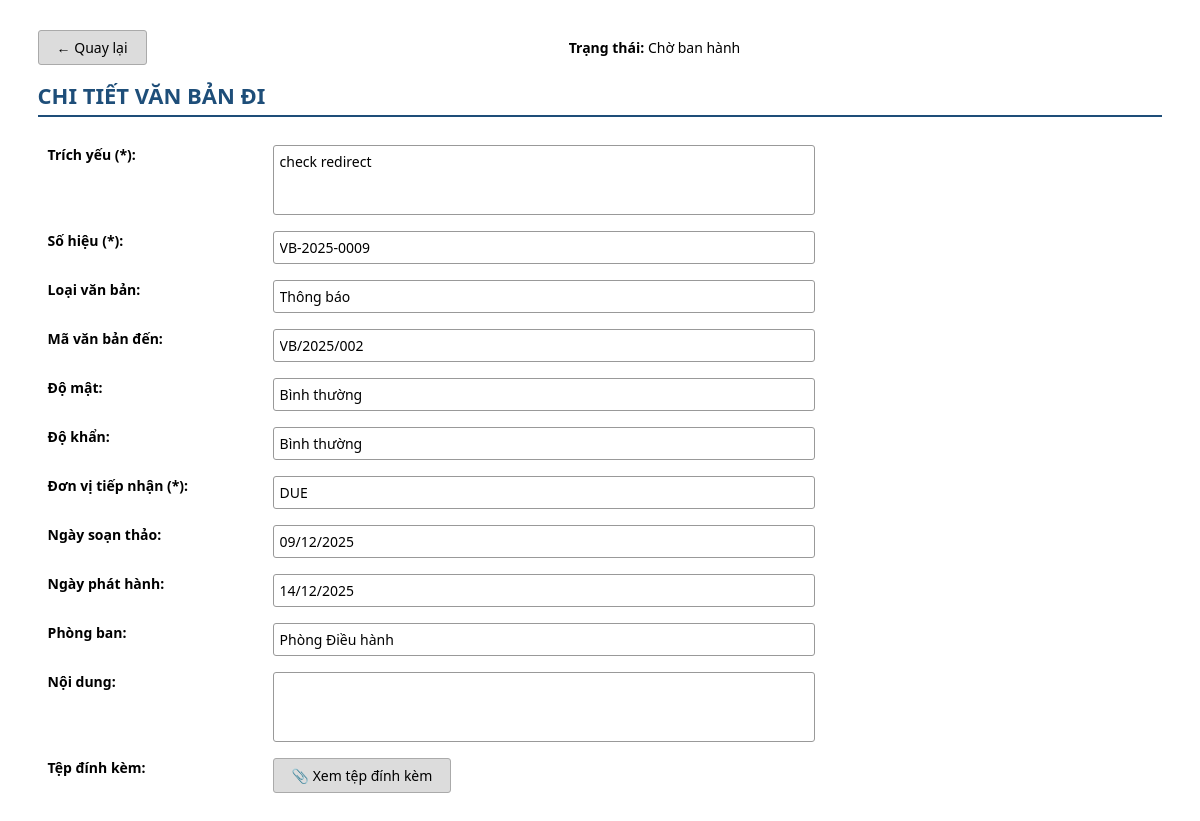
The app's page /vanbandi/9/ (signed in), older data.
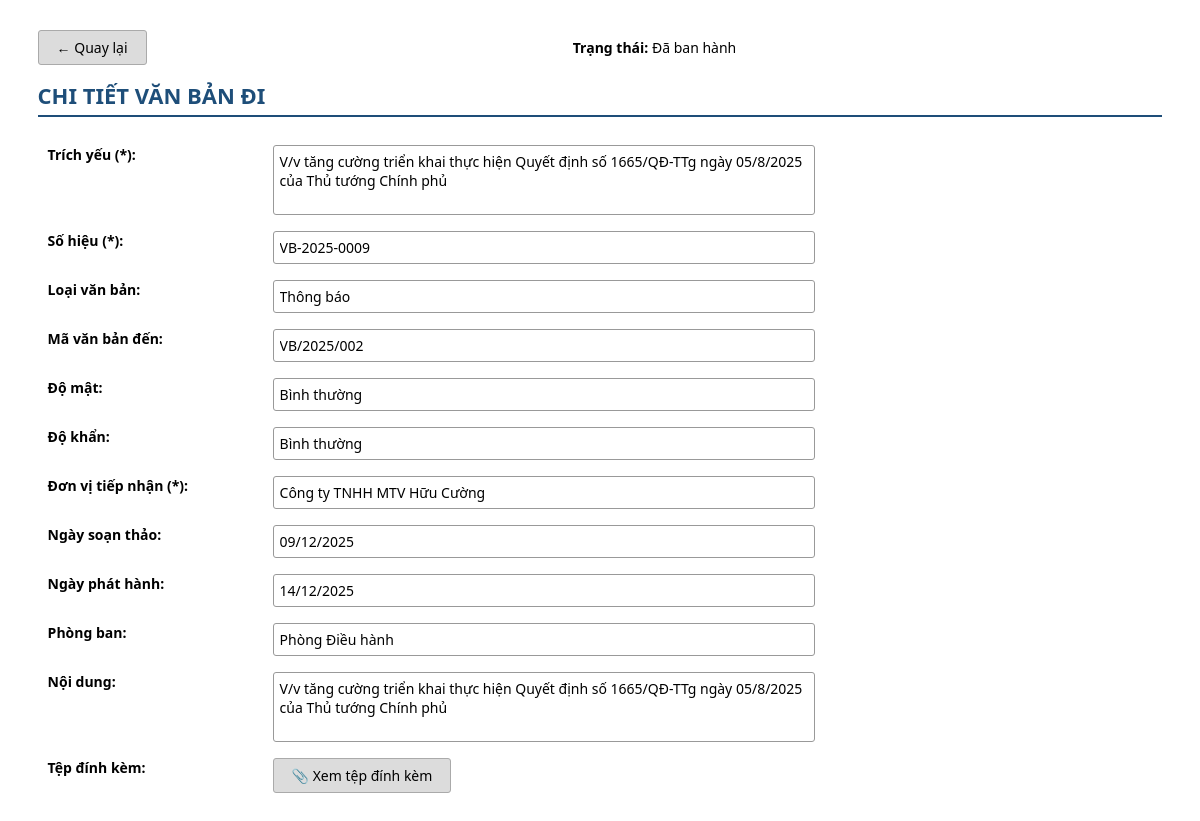
The same page, newer data.
### QLVB/models.py (models this page shows, shortened)
class VanBanDi(models.Model):
    SoHieu = models.CharField("Số hiệu", max_length=50, unique=True)
    NgayBanHanh = models.DateField("Ngày ban hành", null=True, blank=True)
    TrichYeu = models.CharField("Trích yếu", max_length=500)
    NoiDung = models.TextField("Nội dung")
    LoaiVbDi = models.CharField("Loại văn bản đi", max_length=255)
    DonViNhan = models.CharField("Đơn vị nhận", max_length=255, null=True, blank=True)
    Email = models.EmailField("Email nhận")
    FileDinhKem = models.FileField(upload_to='vanbandi/', blank=True, null=True)
    DoMat = models.CharField(max_length=20, choices=DO_MAT_VBDI_CHOICES, default='BINH THUONG', null=True, blank=True)
    DoKhan = models.CharField(max_length=20, choices=DO_KHAN_VBDI_CHOICES, default='BINH THUONG', null=True, blank=True)
    TrangThai = models.CharField("Trạng thái", max_length=50, null=True, blank=True)
    NgayTao = models.DateTimeField("Ngày tạo", auto_now_add=True)
    MaNhanVien = models.ForeignKey(settings.AUTH_USER_MODEL, on_delete=models.CASCADE, verbose_name="Người soạn thảo")
    MaVBDen = models.ForeignKey(VanBanDen, on_delete=models.CASCADE, null=True, blank=True,
                                verbose_name="Văn bản đến liên quan")
    YeuCauVBDi = models.IntegerField(choices=[(0, 'Không yêu cầu'), (1, 'Có yêu cầu')], default=0)
    MaPhongBan = models.ForeignKey(PhongBan, on_delete=models.CASCADE)
    class Meta:
       verbose_name = "Văn bản đi / dự thảo"
       verbose_name_plural = "Văn bản đi / dự thảo"
       permissions = [
           ("tao_vanbandi", "Tạo văn bản đi"),
           ("sua_vanbandi", "Sửa văn bản đi"),
           ("xemchitiet_vanbandi", "Xem chi tiết văn bản đi"),
           ("xemdanhsach_vanbandi", "Xem danh sách văn bản đi"),
           ("thongqua_vanbandi", "Thông qua văn bản đi"),
           ("xetduyet_vanbandi", "Xét duyệt văn bản đi"),
           ("phancong_vanbandi", "Phân công nhân viên (văn bản đi)"),
           ("banhanh_vanbandi", "Ban hành văn bản đi"),
       ]
    def get_DoMat_display(self):
       return dict(DO_MAT_VBDI_CHOICES).get(self.DoMat, self.DoMat)
    def get_DoKhan_display(self):
       return dict(DO_KHAN_VBDI_CHOICES).get(self.DoKhan, self.DoKhan)

class VanBanDen(models.Model):
    SoHieu = models.CharField("Số hiệu", max_length=100)
    TrichYeu = models.CharField("Trích yếu", max_length=250)
    LoaiVBDen = models.CharField("Loại văn bản", max_length=100)
    DonViPhatHanh = models.CharField("Đơn vị phát hành", max_length=250)
    NgayBanHanh = models.DateTimeField("Ngày ban hành", null=True, blank=True)
    NgayDen = models.DateTimeField("Ngày đến", null=True, blank=True)
    NoiDung = models.CharField("Nội dung tóm tắt", max_length=500, null=True, blank=True)
    DoKhan = models.CharField(max_length=20, choices=DOKHAN_CHOICES, default='BINH THUONG')
    DoMat = models.CharField(max_length=20, choices=DOMAT_CHOICES, default='BINH THUONG')
    TrangThai = models.CharField("Trạng thái", max_length=50, null=True, blank=True, default='Chờ xét duyệt')
    FileDinhKem = models.FileField(upload_to='vanbanden/', blank=True, null=True)
    MaNhanVien = models.ForeignKey(settings.AUTH_USER_MODEL, on_delete=models.CASCADE,verbose_name="Người tiếp nhận")
    MaPhongBan = models.ForeignKey(PhongBan, on_delete=models.CASCADE,verbose_name="Phòng ban")
    NgayTao = models.DateTimeField(auto_now_add=True)
    YeuCauVBDi = models.IntegerField(choices=[(0, 'Không yêu cầu'), (1, 'Có yêu cầu')], default=0)
    NguoiNhanTrinhKy = models.ForeignKey(
        settings.AUTH_USER_MODEL,
        on_delete=models.CASCADE,
        null=True,
        blank=True,
        related_name='vanbanden_trinhky',
        verbose_name='Người Nhận Trình Ký'
    )
    class Meta:
        verbose_name = "Văn bản đến"
        verbose_name_plural = "Văn bản đến"
        permissions = [
            ("tao_vanbanden", "Tạo văn bản đến"),
            ("sua_vanbanden", "Sửa văn bản đến"),
            ("xemchitiet_vanbanden", "Xem chi tiết văn bản đến"),
            ("xemdanhsach_vanbanden", "Xem danh sách văn bản đến"),
            ("phancong_vanbanden", "Phân công nhân viên (văn bản đến)"),
            ("xetduyet_vanbanden", "Xét duyệt văn bản đến"),
            ("capnhat_trangthai_cv_vbden", "Cập nhật trạng thái công việc"),
            ("xem_nhatky_vanbanden", "Xem nhật ký hoạt động văn bản đến"),
        ]

class PhongBan(models.Model):
    TenPhongBan = models.CharField(max_length=100, unique=True)
    Email = models.EmailField(unique=True)
    class Meta:
        verbose_name = "Phòng ban"
        verbose_name_plural = "Phòng ban"

### QLVB/views.py (the view)
# urls.py: path('vanbandi/<int:pk>/', views.vanbandi_detail, name='vanbandi_detail'),
@login_required
@permission_required('QLVB.xemchitiet_vanbandi', raise_exception=True)
def vanbandi_detail(request, pk):
    van_ban = get_object_or_404(VanBanDi, pk=pk)
    user = request.user
    if not user.is_authenticated:
        return HttpResponseForbidden("Bạn không có quyền truy cập.")
    vai_tro = (getattr(user, "vai_tro", "") or "").strip().upper()
    trang_thai = (van_ban.TrangThai or "").strip()
    phancong = PhanCongCongViec.objects.filter(
        VanBanDi=van_ban,
        NguoiNhan=user
    ).first()
    if trang_thai == "Chờ thông qua":
        if vai_tro == "TP" and phancong:
                return redirect("thong_qua_van_ban", vb_id=van_ban.id)
    elif trang_thai == "Chờ xét duyệt":
        if vai_tro == "QL" and phancong:
            return redirect("xetduyetvanbandi", id=van_ban.id)
    elif trang_thai == "Chờ ban hành":
        if vai_tro == "VT" and phancong:
            return redirect("ban_hanh_van_ban", id=van_ban.id)
    is_editable = False
    if (
        user.id == getattr(van_ban.MaNhanVien, "id", None)
        and trang_thai == "Chờ thông qua"
    ):
        is_editable = True
    context = {
        "vb": van_ban,
        "is_editable": is_editable,
    }
    context.update(global_notifications(request))
    return render(request, "vanbandi/vanbandi_detail.html", context)

### QLVB/views.py (called while the page is built)
def global_notifications(request):
    now = timezone.now()
    start_of_week = now - timedelta(days=now.weekday())
    today_notifications = ThongBao.objects.filter(NgayTao__date=now.date())
    week_notifications = ThongBao.objects.filter(NgayTao__gte=start_of_week, NgayTao__lt=now.date())
    old_notifications = ThongBao.objects.filter(NgayTao__lt=start_of_week)
    notification_count = ThongBao.objects.count()
    return {
        'today_notifications': today_notifications,
        'week_notifications': week_notifications,
        'old_notifications': old_notifications,
        'notification_count': notification_count
    }

### QLVB/templates/vanbandi/vanbandi_detail.html (shortened to what this page needs)
{% block content %}
<div class="container">
  <div class="header-buttons">
    <div>
      <a href="{% url 'vanbandi' %}" class="btn-gray">← Quay lại </a>
    </div>
    <div><strong>Trạng thái:</strong> {{ vb.TrangThai }}</div>
  </div>
  <div class="title">
    CHI TIẾT VĂN BẢN ĐI
  </div>
  <table>
    <tr>
      <td style="width:20%"><label>Trích yếu (*):</label></td>
      <td style="width:50%"><textarea readonly>{{ vb.TrichYeu }}</textarea></td>
      <td rowspan="5" style="width:30%" valign="top"></td>
    </tr>
    <tr><td><label>Số hiệu (*):</label></td><td><input type="text" readonly value="{{ vb.SoHieu }}"></td></tr>
    <tr><td><label>Loại văn bản:</label></td><td><input type="text" readonly value="{{ vb.LoaiVbDi }}"></td></tr>
    <tr><td><label>Mã văn bản đến:</label></td><td><input type="text" readonly value="{{ vb.MaVBDen.SoHieu }}"></td></tr>
    <tr><td><label>Độ mật:</label></td><td><input type="text" readonly value="{{ vb.get_DoMat_display }}"></td></tr>
    <tr><td><label>Độ khẩn:</label></td><td><input type="text" readonly value="{{ vb.get_DoKhan_display }}"></td></tr>
    <tr><td><label>Đơn vị tiếp nhận (*):</label></td><td><input type="text" readonly value="{{ vb.DonViNhan }}"></td></tr>
    <tr><td><label>Ngày soạn thảo:</label></td><td><input type="text" readonly value="{{ vb.NgayTao|date:'d/m/Y' }}">
</td></tr>
    <tr><td><label>Ngày phát hành:</label></td><td><input type="text" readonly value="{{ vb.NgayBanHanh|date:'d/m/Y' }}"></td></tr>
    <tr><td><label>Phòng ban:</label></td><td><input type="text" readonly value="{{ vb.MaPhongBan.TenPhongBan }}"></td></tr>
    <tr><td><label>Nội dung:</label></td><td><textarea readonly>{{ vb.NoiDung }}</textarea></td></tr>
    <tr>
      <td><label>Tệp đính kèm:</label></td>
      <td>
        {% if vb.FileDinhKem %}
          <a href="{{ vb.FileDinhKem.url }}" target="_blank" class="btn-gray" style="text-decoration:none;">📎 Xem tệp đính kèm</a>
        {% else %}
          <input type="text" readonly value="Không có tệp đính kèm">
        {% endif %}
      </td>
    </tr>
  </table>
</div>
{% endblock %}

Row changes from the older to the newer data that the page shows:
changed VanBanDi "Thông báo": TrangThai "Chờ ban hành" → "Đã ban hành"; TrichYeu "check redirect" → "V/v tăng cường triển khai thực hiện Quyết định số 1665/QĐ-TTg ngày 05/8/2025 của Thủ tướng Chính phủ"; DonViNhan "DUE" → "Công ty TNHH MTV Hữu Cường"; NoiDung (not shown) → "V/v tăng cường triển khai thực hiện Quyết định số 1665/QĐ-TTg ngày 05/8/2025 của Thủ tướng Chính phủ"
